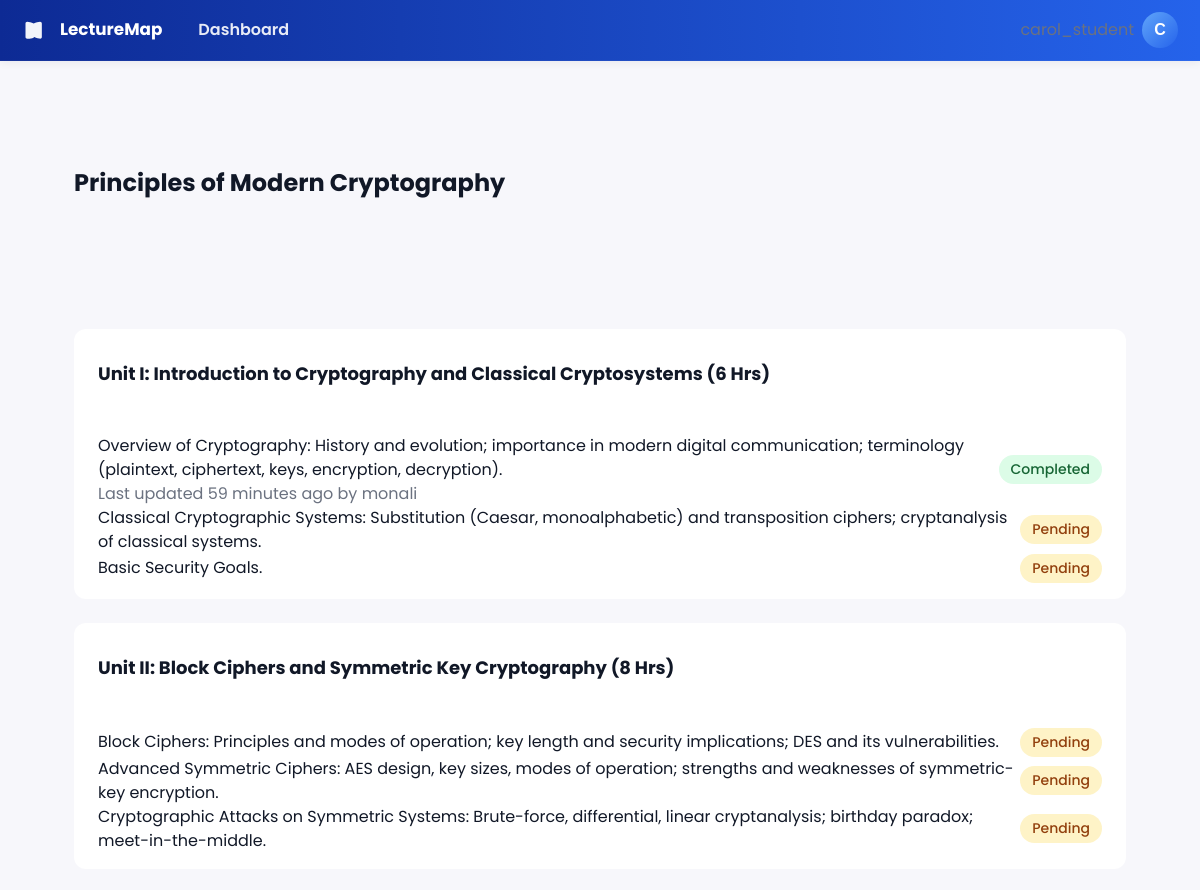
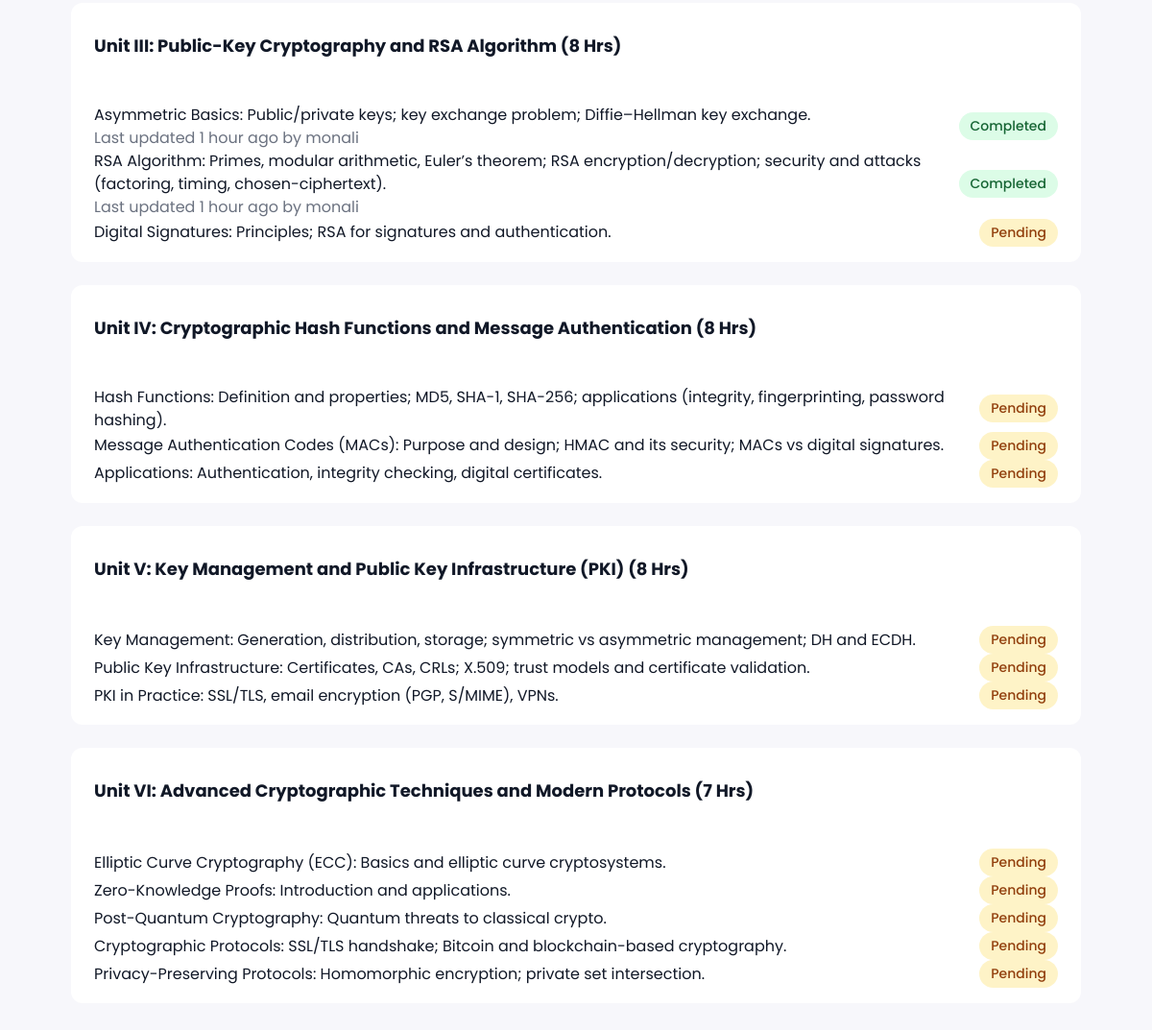
The page /subject/3/ (signed in) on the database its author committed (2 pictures, top to bottom).
### myapp/models.py (models this page shows, shortened)
class Subject(models.Model):
    name = models.CharField(max_length=200, unique=True)
    class_name = models.CharField(max_length=120, default="CSE-SEM-1")
    planned_lectures = models.PositiveIntegerField(default=24)
    start_date = models.DateField(default=timezone.now)
    end_date = models.DateField(null=True, blank=True)
    teacher = models.ForeignKey(User, on_delete=models.CASCADE, related_name='taught_subjects', null=True)

class Chapter(models.Model):
    subject = models.ForeignKey(Subject, on_delete=models.CASCADE, related_name='chapters')
    title = models.CharField(max_length=200)
    order = models.PositiveIntegerField(default=0)
    class Meta:
        ordering = ('order', 'id')

class Topic(models.Model):
    chapter = models.ForeignKey(Chapter, on_delete=models.CASCADE, related_name='topics')
    title = models.CharField(max_length=250)
    order = models.PositiveIntegerField(default=0)
    class Meta:
        ordering = ('order', 'id')
        unique_together = ('chapter','title')

class TopicStatus(models.Model):
    topic = models.OneToOneField(Topic, on_delete=models.CASCADE, related_name='status')
    completed = models.BooleanField(default=False)
    updated_by = models.ForeignKey(User, null=True, blank=True, on_delete=models.SET_NULL)
    updated_at = models.DateTimeField(auto_now=True)

### myapp/views.py (the view)
# urls.py: path('subject/<int:pk>/', views.subject_detail, name='subject_detail'),
@login_required
def subject_detail(request, pk):
    subject = get_object_or_404(Subject, pk=pk)
    if _is_teacher(request.user) and subject.teacher != request.user:
        messages.error(request, "You don't have permission to view this subject.")
        return redirect('teacher_dashboard')
    chapters = (Chapter.objects.filter(subject=subject)
                .prefetch_related('topics__status'))
    sessions = subject.sessions.all()[:10]
    return render(request, 'myapp/subject_detail.html', {
        'subject': subject, 'chapters': chapters, 'sessions': sessions, 'is_teacher': _is_teacher(request.user)
    })

### myapp/templatetags/myapp_extras.py (called while the page is built)
@register.filter
def is_teacher(user):
    return _is_teacher(user)

@register.filter
def is_student(user):
    return _is_student(user)

### myapp/views.py (called while the page is built)
def _is_teacher(user):
    return user.is_staff or user.groups.filter(name__iexact='Teacher').exists()

def _is_student(user):
    return user.groups.filter(name__iexact='Student').exists()

### templates/myapp/subject_detail.html (shortened to what this page needs)
{% extends "base.html" %}
{% load static %}
{% load myapp_extras %}
{% block content %}
<div class="subject-header">
  <div class="container">
    <div class="flex items-center justify-between">
      <div>
        <h1 class="text-2xl font-bold mb-2">{{ subject.name }}</h1>
      </div>
    </div>
  </div>
</div>
<div class="container">
  <div id="chapters" class="space-y-6">
    {% for chapter in chapters %}
    <div class="chapter-card">
      <div class="chapter-header">
        <div class="flex items-center justify-between">
          <h2 class="text-lg font-semibold">{{ chapter.title }}</h2>
        </div>
      </div>
      <div class="topic-list">
        {% for topic in chapter.topics.all %}
          {% include "myapp/_topic_row.html" with t=topic %}
        {% empty %}
          <div class="text-center py-4 text-muted">
            No topics added yet
          </div>
        {% endfor %}
      </div>
    </div>
    {% endfor %}
  </div>
</div>
{% endblock %}

### templates/topbar.html (shortened to what this page needs)
{% load static %}
{% load myapp_extras %}
<nav class="topbar">
  <div class="topbar-left flex items-center gap-4">
    <a href="{% url 'home' %}" class="logo">
      <span class="brand">LectureMap</span>
    </a>
    {% if user.is_authenticated %}
      {% if request.user|is_teacher %}
        <a href="{% url 'teacher_dashboard' %}" class="nav-link {% if request.resolver_match.url_name == 'teacher_dashboard' %}active{% endif %}">
          Dashboard
        </a>
      {% elif request.user|is_student %}
        <a href="{% url 'student_dashboard' %}" class="nav-link {% if request.resolver_match.url_name == 'student_dashboard' %}active{% endif %}">
          Dashboard
        </a>
      {% endif %}
    {% endif %}
  </div>
  <div class="topbar-right flex items-center gap-4">
    {% if user.is_authenticated %}
      <div class="flex items-center gap-2">
        {% if user.profile.full_name %}
          <span class="text-muted">{{ user.profile.full_name }}</span>
        {% else %}
          <span class="text-muted">{{ user.username }}</span>
        {% endif %}
        <div class="dropdown">
          <button class="avatar" onclick="toggleDropdown(event)" aria-haspopup="true" aria-expanded="false" style="background:linear-gradient(135deg,#60A5FA,#2563EB);width:36px;height:36px;border-radius:999px;border:none;color:white;font-weight:700;display:flex;align-items:center;justify-content:center">
            {{ user.username|make_list|first|upper }}
          </button>
        </div>
      </div>
    {% else %}
      <div class="flex items-center gap-2">
        <a href="{% url 'signup' %}" class="nav-link">Sign up</a>
        <a href="{% url 'login_role' 'student' %}" class="btn btn-primary">Login</a>
      </div>
    {% endif %}
  </div>
</nav>

### templates/myapp/_topic_row.html (shortened to what this page needs)
<div id="topic-{{ t.id }}" class="flex items-center justify-between p-3 {% if t.status and t.status.completed %}bg-emerald-50{% else %}bg-gray-50{% endif %} rounded-lg transition-all duration-200">
  <div class="flex items-center gap-4">
    <div class="text-sm">
      <div class="font-medium">{{ t.title }}</div>
      {% if t.status and t.status.updated_by %}
        <div class="text-muted text-xs">
          Last updated {{ t.status.updated_at|timesince }} ago by {{ t.status.updated_by.username }}
        </div>
      {% endif %}
    </div>
  </div>
  <div class="flex items-center gap-2">
    <span class="badge {% if t.status and t.status.completed %}badge-success{% else %}badge-warning{% endif %}">
      {% if t.status and t.status.completed %}Completed{% else %}Pending{% endif %}
    </span>
  </div>
</div>

### static/styles.css (style rules this page uses)
:root { --primary: #2563eb; --primary-dark: #1d4ed8; --accent: #0ea5e9; --success: #22c55e; --warning: #eab308; --danger: #ef4444; --bg-gradient: linear-gradient(180deg, #f8fafc 0%, #eef2ff 100%); --card-bg: #ffffff; --text: #1f2937; --text-muted: #6b7280; --border: #e5e7eb; --shadow-sm: 0 1px 2px rgba(0,0,0,0.05); --shadow: 0 4px 6px -1px rgba(0,0,0,0.1); --shadow-lg: 0 10px 15px -3px rgba(0,0,0,0.1); }
body { background: var(--bg-gradient); color: var(--text); font-family: 'Inter', system-ui, sans-serif; line-height: 1.5; min-height: 100vh; }
.container { max-width: 1100px; margin: 0 auto; padding: 1.5rem; }
.topbar { background: var(--primary); color: white; padding: 0.75rem 1.5rem; }
.nav-link { color: rgba(255,255,255,0.9); text-decoration: none; padding: 0.5rem 0.75rem; border-radius: 0.375rem; transition: all 0.2s; }
.badge { display: inline-flex; align-items: center; padding: 0.25rem 0.75rem; border-radius: 9999px; font-size: 0.875rem; font-weight: 500; }
.badge-success { background: #dcfce7; color: #166534; }
.badge-warning { background: #fef3c7; color: #92400e; }
.flex { display: flex; }
.items-center { align-items: center; }
.justify-between { justify-content: space-between; }
.gap-2 { gap: 0.5rem; }
.gap-4 { gap: 1rem; }
.text-lg { font-size: 1.125rem; }
.text-2xl { font-size: 1.5rem; }
.font-bold { font-weight: 700; }
.text-muted { color: var(--text-muted); }
.mb-2 { margin-bottom: 0.5rem; }
.avatar { width: 2.5rem; height: 2.5rem; border-radius: 9999px; background: var(--primary); color: white; display: flex; align-items: center; justify-content: center; font-weight: 500; font-size: 1rem; }

### templates/base.html (style rules this page uses)
:root { --bg: #f7f7fb; --card: #ffffff; --muted: #6b7280; --text: #111827; --primary: #2563eb; --primary-600: #1d4ed8; --border: #e6e9ee; --card-shadow: 0 8px 24px rgba(16,24,40,0.06); --radius: 12px; }
body { margin: 0; font-family: 'Poppins', Inter, system-ui, -apple-system, 'Segoe UI', Roboto, 'Helvetica Neue', Arial; background: var(--bg); color: var(--text); -webkit-font-smoothing:antialiased; -moz-osx-font-smoothing:grayscale; line-height:1.5; }
.topbar { display:flex; justify-content:space-between; align-items:center; background: linear-gradient(90deg, rgba(13,42,148,1) 0%, rgba(37,99,235,1) 100%); color: white; padding: 10px 22px; box-shadow: 0 2px 8px rgba(16,24,40,0.06); border-bottom: 1px solid rgba(255,255,255,0.04); }
.logo { display:flex; align-items:center; gap:10px; text-decoration:none; color:white; }
.logo .brand { font-weight:700; font-size:1.05rem; }
.nav-link { color: rgba(255,255,255,0.9); margin-left:12px; text-decoration:none; font-weight:600; }
.topbar-left, .topbar-right { display:flex; align-items:center; gap:12px; }
.topbar-left, .topbar-right { display: flex; align-items: center; }

### templates/topbar.html (style rules this page uses)
.dropdown { position: relative; }

### templates/myapp/subject_detail.html (style rules this page uses)
.subject-header { background: var(--primary-50); border-bottom: 1px solid var(--primary-100); padding: 2rem 0; margin-bottom: 2rem; }
.chapter-card { border: 1px solid var(--border-color); border-radius: 0.75rem; background: white; margin-bottom: 1.5rem; }
.chapter-header { padding: 1rem 1.5rem; border-bottom: 1px solid var(--border-color); background: var(--gray-50); border-radius: 0.75rem 0.75rem 0 0; }
.topic-list { padding: 1rem 1.5rem; }

### rows shown on the page
Subject: name "Principles of Modern Cryptography"
Chapter: title "Unit I: Introduction to Cryptography and Classical Cryptosystems (6 Hrs)"
Topic: title "Overview of Cryptography: History and evolution; importance in modern digital communication; terminology (plaintext, ciphertext, keys, encryption, decryption).", status.updated_at "59 minutes", status.updated_by.username "monali", shows "Completed"
Topic: title "Classical Cryptographic Systems: Substitution (Caesar, monoalphabetic) and transposition ciphers; cryptanalysis of classical systems.", shows "Pending"
Topic: title "Basic Security Goals.", shows "Pending"
Chapter: title "Unit II: Block Ciphers and Symmetric Key Cryptography (8 Hrs)"
Topic: title "Block Ciphers: Principles and modes of operation; key length and security implications; DES and its vulnerabilities.", shows "Pending"
Topic: title "Advanced Symmetric Ciphers: AES design, key sizes, modes of operation; strengths and weaknesses of symmetric-key encryption.", shows "Pending"
Topic: title "Cryptographic Attacks on Symmetric Systems: Brute-force, differential, linear cryptanalysis; birthday paradox; meet-in-the-middle.", shows "Pending"
Chapter: title "Unit III: Public-Key Cryptography and RSA Algorithm (8 Hrs)"
Topic: title "Asymmetric Basics: Public/private keys; key exchange problem; Diffie–Hellman key exchange.", status.updated_at "1 hour", status.updated_by.username "monali", shows "Completed"
Topic: title "RSA Algorithm: Primes, modular arithmetic, Euler’s theorem; RSA encryption/decryption; security and attacks (factoring, timing, chosen-ciphertext).", status.updated_at "1 hour", status.updated_by.username "monali", shows "Completed"
Topic: title "Digital Signatures: Principles; RSA for signatures and authentication.", shows "Pending"
Chapter: title "Unit IV: Cryptographic Hash Functions and Message Authentication (8 Hrs)"
Topic: title "Hash Functions: Definition and properties; MD5, SHA-1, SHA-256; applications (integrity, fingerprinting, password hashing).", shows "Pending"
Topic: title "Message Authentication Codes (MACs): Purpose and design; HMAC and its security; MACs vs digital signatures.", shows "Pending"
Topic: title "Applications: Authentication, integrity checking, digital certificates.", shows "Pending"
Chapter: title "Unit V: Key Management and Public Key Infrastructure (PKI) (8 Hrs)"
Topic: title "Key Management: Generation, distribution, storage; symmetric vs asymmetric management; DH and ECDH.", shows "Pending"
Topic: title "Public Key Infrastructure: Certificates, CAs, CRLs; X.509; trust models and certificate validation.", shows "Pending"
Topic: title "PKI in Practice: SSL/TLS, email encryption (PGP, S/MIME), VPNs.", shows "Pending"
Chapter: title "Unit VI: Advanced Cryptographic Techniques and Modern Protocols (7 Hrs)"
Topic: title "Elliptic Curve Cryptography (ECC): Basics and elliptic curve cryptosystems.", shows "Pending"
Topic: title "Zero-Knowledge Proofs: Introduction and applications.", shows "Pending"
Topic: title "Post-Quantum Cryptography: Quantum threats to classical crypto.", shows "Pending"
Topic: title "Cryptographic Protocols: SSL/TLS handshake; Bitcoin and blockchain-based cryptography.", shows "Pending"
Topic: title "Privacy-Preserving Protocols: Homomorphic encryption; private set intersection.", shows "Pending"

### other values the page prints
{{ user.username }} "carol_student"
{{ user.username|make_list|first|upper }} "C"
